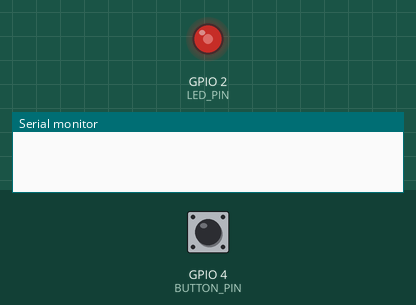
This sketch was run on a simulated ESP32. Parts: output pins drawn as LEDs (lit = HIGH), the last lines printed to the serial monitor. The test bench sets the inputs (shaded band); at power-on: GPIO 4 (BUTTON_PIN) HIGH.

Above: at 1.29 s.
1.3 s: GPIO 4 (BUTTON_PIN) pulled LOW for 0.15 s
At 2.13 s:
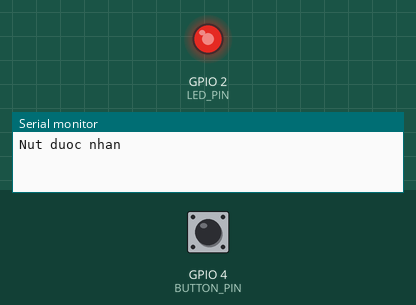
4.3 s: GPIO 4 (BUTTON_PIN) pulled LOW for 1 s
At 4.45 s:
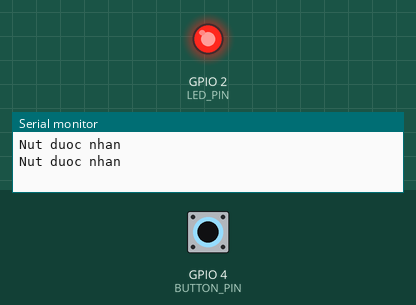
Timing chart, 0 to 13.3 s (numbered marks = the images above; inputs shaded):
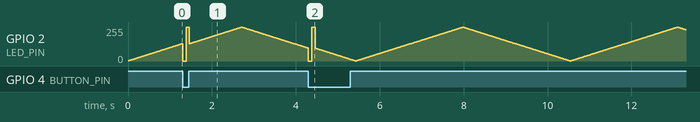

The sketch:

sketch.ino
```cpp
#include <Arduino.h>
#define BUTTON_PIN 4
#define LED_PIN 2
volatile bool buttonPressed = false;

void IRAM_ATTR handleInterrupt() {
    buttonPressed = true;
}

void setup() {
    Serial.begin(115200);
    pinMode(BUTTON_PIN, INPUT_PULLUP);
    ledcAttach(LED_PIN, 5000, 8);
    attachInterrupt(digitalPinToInterrupt(BUTTON_PIN),
                     handleInterrupt, FALLING);
}

void loop() {
    static int brightness = 0;
    static int step = 1;

    if (buttonPressed) {
        buttonPressed = false;
        Serial.println("Nut duoc nhan ");

        ledcWrite(LED_PIN, 0);   delay(80);
        ledcWrite(LED_PIN, 255); delay(80);
    }

    brightness += step;
    if (brightness <= 0 || brightness >= 255) {
        step = -step;
    }
    ledcWrite(LED_PIN, brightness);
    delay(10);
}
```
